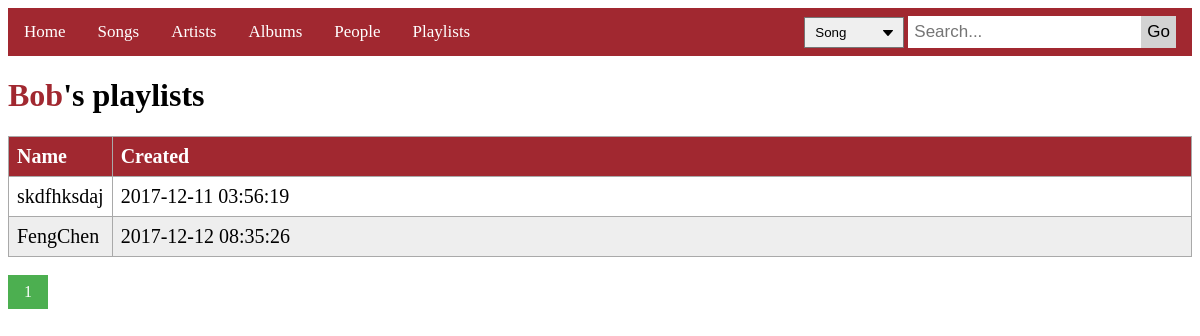
Page /playlists.php?people=u on the committed database.
### tables this page shows
CREATE TABLE `User` (
  `uid` int(11) NOT NULL AUTO_INCREMENT,
  `username` varchar(45) NOT NULL,
  `upwd` varchar(255) NOT NULL,
  `uemail` varchar(45) DEFAULT NULL,
  `realname` varchar(45) DEFAULT NULL,
  `ucity` varchar(45) DEFAULT NULL,
  PRIMARY KEY (`uid`),
  UNIQUE KEY `uid_UNIQUE` (`uid`)
);

CREATE TABLE `Playlist` (
  `pid` int(11) NOT NULL AUTO_INCREMENT,
  `ptitle` varchar(45) NOT NULL,
  `pdate` varchar(45) NOT NULL,
  `uid` int(11) NOT NULL,
  `status` varchar(45) NOT NULL,
  PRIMARY KEY (`pid`),
  UNIQUE KEY `pid_UNIQUE` (`pid`),
  KEY `uid` (`uid`),
  KEY `idx_Playlist_uid` (`uid`),
  CONSTRAINT `playlist_ibfk_1` FOREIGN KEY (`uid`) REFERENCES `user` (`uid`)
);

### playlists.php (the view, shortened to what this page needs)
<!DOCTYPE html>
<html>
<head>
    <link rel="stylesheet" href="list_table.css">
    <link rel="stylesheet" href="pagination.css">
    <link rel="stylesheet" href="header.css">
    <link rel="stylesheet" href="button.css">
    <link rel="stylesheet" href="https://cdnjs.cloudflare.com/ajax/libs/font-awesome/4.7.0/css/font-awesome.min.css">
    <link rel="stylesheet" href="navigation_bar.css">
</head>
<body>
<?php
include('navigation_bar.php');
$conn = connect();
$where_status = " status = \"public\" ";
$where_email = "";
$join = "";
$add_url = "";
if (isset($_GET["people"])) {
    $email = $_GET["people"];
    $sql = "select * from User where uemail = \"$email\"";
    $people = $conn->query($sql)->fetch_assoc()["username"];
    echo "<h1><span>$people</span>'s playlists</h1>";
    $join = " natrual join user ";
    $where_email = empty($where_status) ? " uemail = \"$email\"" : " and uemail = \"$email\"";
}else {
    echo "<h1>Playlists</h1>";
}
?>
<table id="playlist">
    <tr>
        <th>Name</th>
        <th>Created</th>
    </tr>
    <?php
    $sql = "select * from Playlist $join where $where_status $where_email  limit 10 offset ".(10 * ((!isset($_GET["page"]) ? 1 : $_GET["page"]) - 1));
    if ($result = $conn->query($sql)) {
        if ($result->num_rows > 0) {
            while ($row = $result->fetch_assoc()) {
                $list_id = $row["pid"];
                $list = $row["ptitle"];
                $pdate = $row["pdate"];
                if(empty($add_url)){
                    echo "<tr><td><a href=\"songs.php?list=$list_id";
                }else{
                    echo "<tr><td><a href=\"$add_url&list=$list_id";
                }
                echo "\">$list</a></td>";
                echo "<td>$pdate</td></tr>";
            }
        }
    }
    ?>
</table>
<?php
include('pagination.php');
?>
</body>
</html>

### list_table.css (style rules this page uses)
th { padding-top: 12px; padding-bottom: 12px; text-align: left; background-color: #a12830; color: white; }
td, th { border: 1px solid darkgray; padding: 8px; font-size: 20px; }
tr:nth-child(odd) { background-color: #eeeeee; }
table { border-collapse: collapse; width: 100%; max-width:100%; white-space:nowrap; }
td:nth-child(1) { width: 5%; }
td a { color: black; text-decoration: none; }

### header.css (style rules this page uses)
h1 span { color: #a12830; }

### rows in the picture
user: username "Bob"
playlist: ptitle "skdfhksdaj", pdate "2017-12-11 03:56:19"
playlist: ptitle "FengChen", pdate "2017-12-12 08:35:26"
